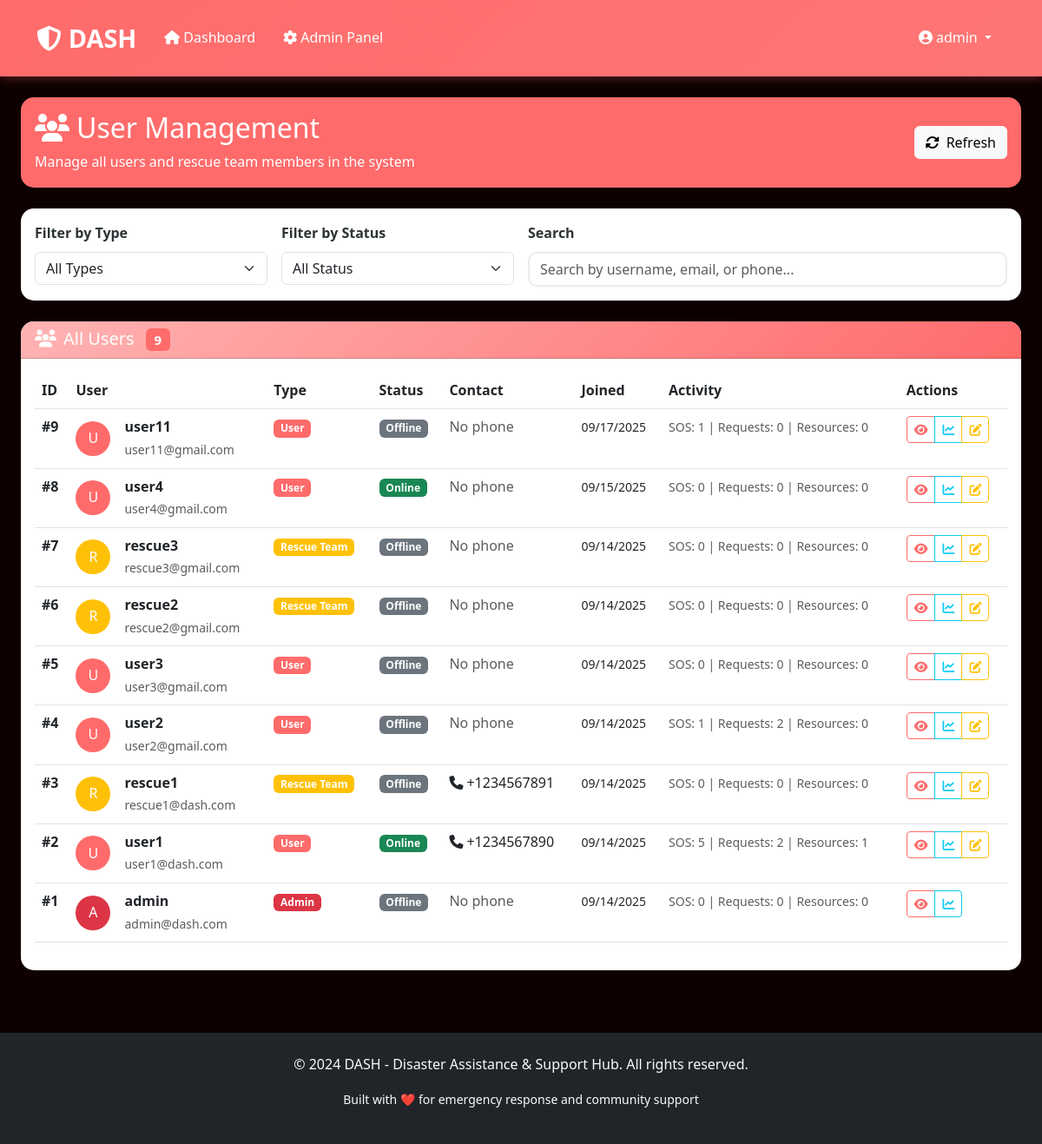
/manage_users (signed in), run on an earlier commit of the app's database.
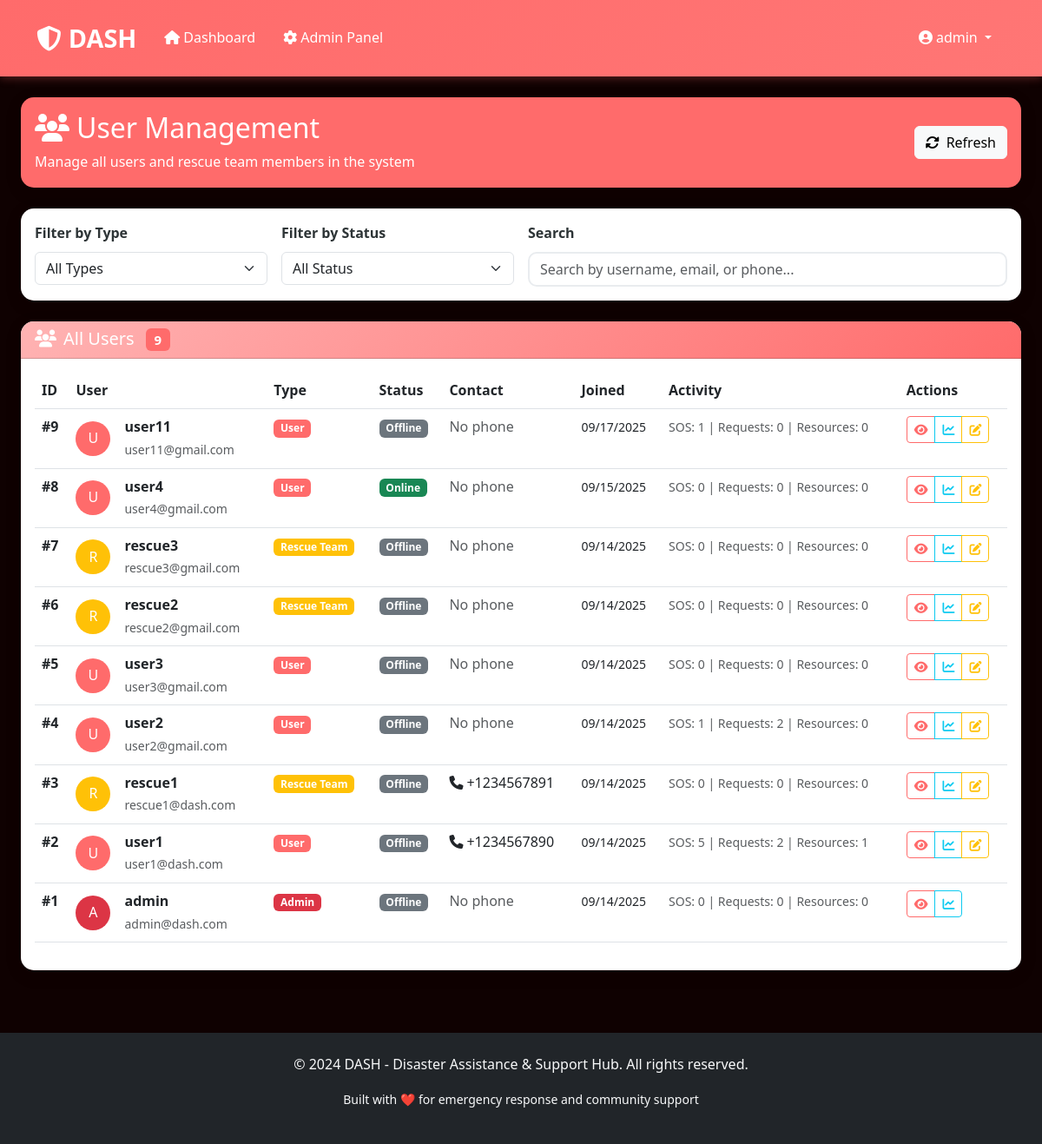
And on a later commit of the database.
### app.py (models this page shows, shortened)
class User(UserMixin, db.Model):
    id = db.Column(db.Integer, primary_key=True)
    username = db.Column(db.String(80), unique=True, nullable=False)
    email = db.Column(db.String(120), unique=True, nullable=False)
    password_hash = db.Column(db.String(120), nullable=False)
    user_type = db.Column(db.String(20), nullable=False)  # 'user', 'admin', 'rescue_team'
    phone = db.Column(db.String(20))
    location_lat = db.Column(db.Float)
    location_lng = db.Column(db.Float)
    is_online = db.Column(db.Boolean, default=False)
    created_at = db.Column(db.DateTime, default=datetime.utcnow)

### app.py (the view)
@app.route('/manage_users')
@login_required
def manage_users():
    if current_user.user_type != 'admin':
        return redirect(url_for('dashboard'))
    all_users = User.query.order_by(User.created_at.desc()).all()
    return render_template('manage_users.html', users=all_users)

### app.py (called while the page is built)
@login_manager.user_loader
def load_user(user_id):
    return User.query.get(int(user_id))

### templates/manage_users.html (shortened to what this page needs)
{% extends "base.html" %}
{% block content %}
<div class="container-fluid">
    <div class="row mb-4">
        <div class="col-12">
            <div class="card bg-primary text-white">
                <div class="card-body">
                    <div class="row align-items-center">
                        <div class="col-md-8">
                            <h2 class="mb-2">
                                <i class="fas fa-users me-2"></i>User Management
                            </h2>
                            <p class="mb-0">Manage all users and rescue team members in the system</p>
                        </div>
                        <div class="col-md-4 text-end">
                            <button class="btn btn-light" onclick="refreshUsers()">
                                <i class="fas fa-sync-alt me-2"></i>Refresh
                            </button>
                        </div>
                    </div>
                </div>
            </div>
        </div>
    </div>
    <div class="row mb-4">
        <div class="col-12">
            <div class="card">
                <div class="card-body">
                    <div class="row g-3">
                        <div class="col-md-3">
                            <label class="form-label">Filter by Type</label>
                            <select class="form-select" id="typeFilter" onchange="filterUsers()">
                                <option value="">All Types</option>
                            </select>
                        </div>
                        <div class="col-md-3">
                            <label class="form-label">Filter by Status</label>
                            <select class="form-select" id="statusFilter" onchange="filterUsers()">
                                <option value="">All Status</option>
                            </select>
                        </div>
                        <div class="col-md-6">
                            <label class="form-label">Search</label>
                            <input type="text" class="form-control" id="searchInput" placeholder="Search by username, email, or phone..." onkeyup="filterUsers()">
                        </div>
                    </div>
                </div>
            </div>
        </div>
    </div>
    <div class="row">
        <div class="col-12">
            <div class="card">
                <div class="card-header">
                    <h5 class="mb-0">
                        <i class="fas fa-users me-2"></i>All Users
                        <span class="badge bg-primary ms-2" id="userCount">{{ users|length }}</span>
                    </h5>
                </div>
                <div class="card-body">
                    {% if users %}
                        <div class="table-responsive">
                            <table class="table table-hover" id="usersTable">
                                <thead>
                                    <tr>
                                        <th>ID</th>
                                        <th>User</th>
                                        <th>Type</th>
                                        <th>Status</th>
                                        <th>Contact</th>
                                        <th>Joined</th>
                                        <th>Activity</th>
                                        <th>Actions</th>
                                    </tr>
                                </thead>
                                <tbody>
                                    {% for user in users %}
                                    <tr class="user-row"
                                        data-type="{{ user.user_type }}"
                                        data-status="{% if user.is_online %}online{% else %}offline{% endif %}"
                                        data-username="{{ user.username }}"
                                        data-email="{{ user.email }}"
                                        data-phone="{{ user.phone or '' }}">
                                        <td>
                                            <strong>#{{ user.id }}</strong>
                                        </td>
                                        <td>
                                            <div class="d-flex align-items-center">
                                                <div class="avatar bg-{% if user.user_type == 'admin' %}danger{% elif user.user_type == 'rescue_team' %}warning{% else %}primary{% endif %} text-white rounded-circle me-3" style="width: 40px; height: 40px; display: flex; align-items: center; justify-content: center;">
                                                    {{ user.username[0].upper() }}
                                                </div>
                                                <div>
                                                    <strong>{{ user.username }}</strong>
                                                    <br><small class="text-muted">{{ user.email }}</small>
                                                </div>
                                            </div>
                                        </td>
                                        <td>
                                            <span class="badge bg-{% if user.user_type == 'admin' %}danger{% elif user.user_type == 'rescue_team' %}warning{% else %}primary{% endif %}">
                                                {{ user.user_type.replace('_', ' ').title() }}
                                            </span>
                                        </td>
                                        <td>
                                            <span class="badge bg-{% if user.is_online %}success{% else %}secondary{% endif %}">
                                                {% if user.is_online %}Online{% else %}Offline{% endif %}
                                            </span>
                                        </td>
                                        <td>
                                            {% if user.phone %}
                                                <i class="fas fa-phone me-1"></i>{{ user.phone }}
                                            {% else %}
                                                <span class="text-muted">No phone</span>
                                            {% endif %}
                                        </td>
                                        <td>
                                            <small>{{ user.created_at.strftime('%m/%d/%Y') }}</small>
                                        </td>
                                        <td>
                                            <div class="activity-stats">
                                                <small class="text-muted">
                                                    SOS: {{ user.sos_alerts|length }} |
                                                    Requests: {{ user.help_requests|length }} |
                                                    Resources: {{ user.resource_offers|length }}
                                                </small>
                                            </div>
                                        </td>
                                        <td>
                                            <div class="btn-group" role="group">
                                                <button class="btn btn-sm btn-outline-primary" onclick="viewUserDetails({{ user.id }})" title="View Details">
                                                    <i class="fas fa-eye"></i>
                                                </button>
                                                <button class="btn btn-sm btn-outline-info" onclick="viewUserActivity({{ user.id }})" title="View Activity">
                                                    <i class="fas fa-chart-line"></i>
                                                </button>
                                                {% if user.user_type != 'admin' %}
                                                <button class="btn btn-sm btn-outline-warning" onclick="editUser({{ user.id }})" title="Edit User">
                                                    <i class="fas fa-edit"></i>
                                                </button>
                                                {% endif %}
                                            </div>
                                        </td>
                                    </tr>
                                    {% endfor %}
                                </tbody>
                            </table>
                        </div>
                    {% else %}
                        <div class="text-center py-5">
                            <i class="fas fa-users fa-3x text-muted mb-3"></i>
                            <h5 class="text-muted">No Users Found</h5>
                            <p class="text-muted">No users have been registered yet.</p>
                        </div>
                    {% endif %}
                </div>
            </div>
        </div>
    </div>
</div>
{% endblock %}

### templates/base.html (shortened to what this page needs)
<!DOCTYPE html>
<html lang="en">
<head>
    <link href="https://cdn.jsdelivr.net/npm/bootstrap@5.3.0/dist/css/bootstrap.min.css" rel="stylesheet">
    <link href="https://cdnjs.cloudflare.com/ajax/libs/font-awesome/6.4.0/css/all.min.css" rel="stylesheet">
    <link href="{{ url_for('static', filename='css/style.css') }}" rel="stylesheet">
</head>
<body>
    <nav class="navbar navbar-expand-lg navbar-dark">
        <div class="container">
            <a class="navbar-brand" href="{{ url_for('index') }}">
                <i class="fas fa-shield-alt me-2"></i>DASH
            </a>
            <div class="collapse navbar-collapse" id="navbarNav">
                <ul class="navbar-nav me-auto">
                    {% if current_user.is_authenticated %}
                        <li class="nav-item">
                            <a class="nav-link" href="{{ url_for('dashboard') }}">
                                <i class="fas fa-home me-1"></i>Dashboard
                            </a>
                        </li>
                        {% if current_user.user_type == 'user' %}
                            <li class="nav-item">
                                <a class="nav-link" href="{{ url_for('user_dashboard') }}">
                                    <i class="fas fa-user me-1"></i>My Profile
                                </a>
                            </li>
                        {% elif current_user.user_type == 'admin' %}
                            <li class="nav-item">
                                <a class="nav-link" href="{{ url_for('admin_dashboard') }}">
                                    <i class="fas fa-cog me-1"></i>Admin Panel
                                </a>
                            </li>
                        {% elif current_user.user_type == 'rescue_team' %}
                            <li class="nav-item">
                                <a class="nav-link" href="{{ url_for('rescue_dashboard') }}">
                                    <i class="fas fa-helicopter me-1"></i>Rescue Dashboard
                                </a>
                            </li>
                        {% endif %}
                    {% endif %}
                </ul>
                <ul class="navbar-nav">
                    {% if current_user.is_authenticated %}
                        <li class="nav-item dropdown">
                            <a class="nav-link dropdown-toggle" href="#" id="navbarDropdown" role="button" data-bs-toggle="dropdown">
                                <i class="fas fa-user-circle me-1"></i>{{ current_user.username }}
                            </a>
                        </li>
                    {% endif %}
                </ul>
            </div>
        </div>
    </nav>
    <main class="container-fluid py-4">
        {% block content %}{% endblock %}
    </main>
    <footer class="bg-dark text-light py-4 mt-5">
        <div class="container text-center">
            <p>&copy; 2024 DASH - Disaster Assistance & Support Hub. All rights reserved.</p>
            <p class="small">Built with ❤️ for emergency response and community support</p>
        </div>
    </footer>
</body>
</html>

### static/css/style.css (style rules this page uses)
:root { --primary-red: #ff6b6b; --light-red: #ffb3b3; --dark-red: #d63031; --accent-red: #ff7675; --background-red: #0f0101; --text-dark: #2d3436; --text-light: #636e72; --white: #ffffff; --light-gray: #f8f9fa; --border-color: #e9ecef; --success-green: #00b894; --warning-orange: #fdcb6e; --danger-red: #e17055; --info-blue: #74b9ff; }
* { margin: 0; padding: 0; box-sizing: border-box; }
body { font-family: 'Segoe UI', Tahoma, Geneva, Verdana, sans-serif; background-color: var(--background-red); color: var(--text-dark); line-height: 1.6; }
.navbar { background: linear-gradient(135deg, var(--primary-red), var(--accent-red)); padding: 1rem 0; box-shadow: 0 2px 10px rgba(255, 107, 107, 0.3); }
.navbar-brand { color: var(--white) !important; font-size: 1.8rem; font-weight: bold; text-decoration: none; }
.navbar-nav .nav-link { color: var(--white) !important; margin: 0 0.5rem; transition: color 0.3s ease; }
.btn-outline-primary { color: var(--primary-red); border-color: var(--primary-red); }
.card { border: none; border-radius: 15px; box-shadow: 0 5px 20px rgba(0, 0, 0, 0.1); transition: transform 0.3s ease, box-shadow 0.3s ease; background: var(--white); }
.card-header { background: linear-gradient(135deg, var(--light-red), var(--primary-red)); color: var(--white); border-radius: 15px 15px 0 0 !important; font-weight: bold; }
.form-control { border-radius: 10px; border: 2px solid var(--border-color); transition: border-color 0.3s ease; }
.form-label { font-weight: 600; color: var(--text-dark); }
.bg-primary { background-color: var(--primary-red) !important; }

What changed in the data, as far as the page shows it:
changed User "user1": is_online "Online" → "Offline"
